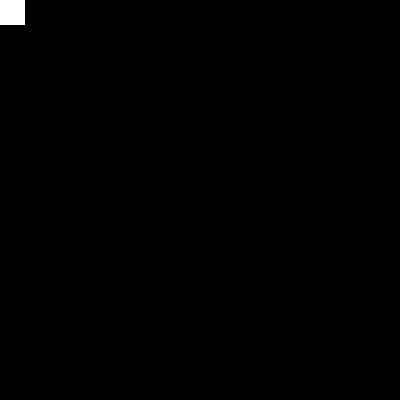
Frame 1 (no input)
Frame 60 (the mouse pressed at the canvas centre just before this capture): identical to frame 1, image omitted
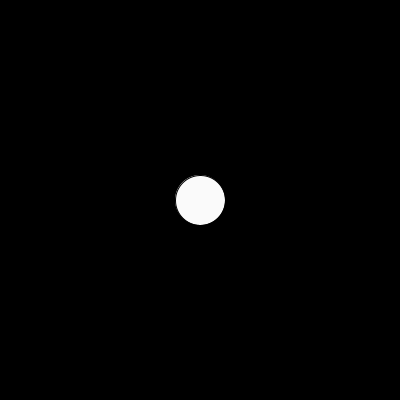
Frame 120 (the mouse held since frame 60 and released just before this capture)

The Processing sketch that drew these frames (run headless with seeded random() and noise(); from frame 60 on, the mouse is pressed at the canvas centre):

// Processing sketch: processing_43556
// ── processing_43556.pde

void setup () {
  
  size (400, 400);
  smooth();
  frameRate (50);
  
}

  void draw (){
   
   background (0, 0, 0);
   
    
  if(mousePressed) {
         
      fill (250);
      ellipse  (pmouseX, pmouseY, 50, 50);
      ellipseMode (CENTER);
  }
  else { 
 rectMode (CENTER);

 fill (255);
rect  (mouseX, mouseY, 50, 50);
  }


} 
                
